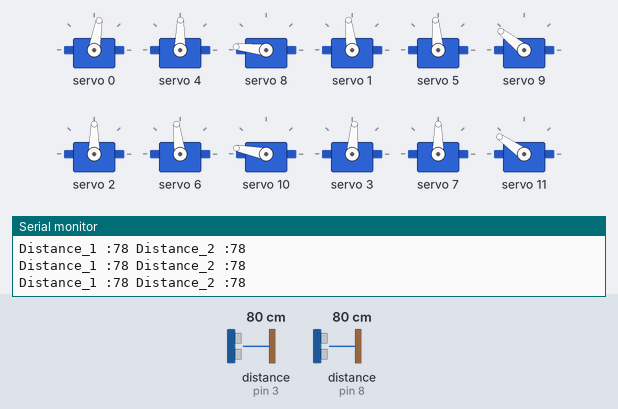
Bench run of a sketch on a simulated Arduino Uno, built with avr-gcc and run on an emulated ATmega328P. On the bench: 12 × servo, the last lines printed to the serial monitor. Wiring (inferred from the names in the program): 2 × ultrasonic range finder: trigger pin 2, echo pin 3 / trigger pin 9, echo pin 8. The test bench sets the inputs (shaded band); at power-on: distance to the obstacle (sensors on pin 8, pin 3) 80 cm. The echo pulse lasts 58.3 µs per cm.

Above: at 7.2 s.
7.3 s: distance to the obstacle (sensor on pin 8) set to 55 cm
10.3 s: distance to the obstacle (sensor on pin 8) set to 48 cm
At 11.0 s:
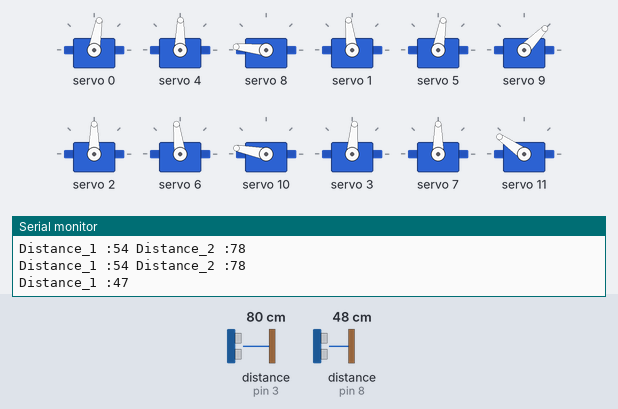
Timing chart, 0 to 16.9 s (numbered marks = the images above; inputs shaded):
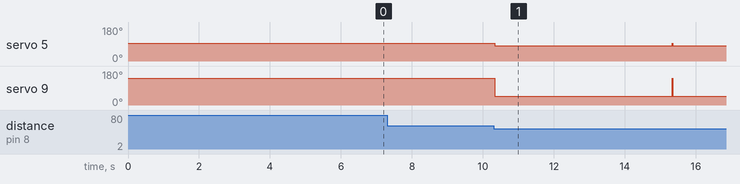

The sketch:

Task_2.ino
```cpp
#include <Adafruit_PWMServoDriver.h>
#include <Wire.h>

Adafruit_PWMServoDriver Ada = Adafruit_PWMServoDriver();

//Ultrasonic1
#define echo_1 8 //Left white
#define trig_1 9 //Left purple
//ultrasonic2
#define echo_2 3 //Right brown
#define trig_2 2 //Right white

#define servoMAX 600
#define servoMIN 150

// Constrains
const int maxdist = 200;
const int mindist = 5;
//distance initiate
int distance_1, duration_1, distance_2, duration_2;
unsigned long previousMillis = 0;

void nonBlockingDelay(int interval) {
  unsigned long currentMillis = millis();
  if (currentMillis - previousMillis >= interval) {
    // Reset the timer
    previousMillis = currentMillis;
  }
}

void setPos(int servo,int angle) {
    // Map angle to pulse width (0,180) --> (150,600)
    int pulseWidth = map(angle, 0, 180, servoMIN, servoMAX);

    // Set the on and off times for the PCA9685
    Ada.setPWM(servo, 0, pulseWidth);
}

void stand_instantly() {
  setPos(0, 75);
  nonBlockingDelay(500);
  setPos(4, 84);
  nonBlockingDelay(500);
  setPos(8, 170);
  nonBlockingDelay(500);
  setPos(1, 92);
  nonBlockingDelay(500);
  setPos(5, 90);
  nonBlockingDelay(500);
  setPos(9, 137);
  nonBlockingDelay(500);
  setPos(2, 85);
  nonBlockingDelay(500);
  setPos(6, 92);
  nonBlockingDelay(500);
  setPos(10, 165);
  nonBlockingDelay(500);
  setPos(3, 80);
  nonBlockingDelay(500);
  setPos(7, 85);
  nonBlockingDelay(500);
  setPos(11, 140);
  nonBlockingDelay(500);
  Serial.println("Stand up: complete");
}

void usonic_transmit(int num) {
  switch(num){
    case 1:
      digitalWrite(trig_1, HIGH);
      delayMicroseconds(10);
      digitalWrite(trig_1, LOW);
      delayMicroseconds(2);
      break;
    case 2:
      digitalWrite(trig_2,HIGH);
      delayMicroseconds(10);
      digitalWrite(trig_2, LOW);
      delayMicroseconds(2);
      break;
  }
}


void readUltrasonic(int num){
  switch(num){
    case 1:
      duration_1 = pulseIn(echo_1, HIGH);
      distance_1 = (duration_1*0.034)/2;

      Serial.print("Distance_1 :");
      Serial.print(distance_1);
      Serial.print(" ");

      // return distance_1;
      break;
    case 2:
      duration_2 = pulseIn(echo_2, HIGH);
      distance_2 = (duration_2*0.034)/2;

      Serial.print("Distance_2 :");
      Serial.print(distance_2);
      Serial.print("\n");

      // return distance_2;
      break;

  }
}

void leg_extend(){
      if(distance_2 < 50 && distance_2 > 10){
        setPos(7,75);
        setPos(11,40);
        delay(5000);
        stand_instantly();
      }
      else if(distance_1 < 50 && distance_1 > 10){
        setPos(5,75);
        setPos(9,40);
        delay(5000);
        stand_instantly();
      }
}

void setup(){
  pinMode(trig_1, OUTPUT);
  pinMode(echo_1, INPUT);
  pinMode(trig_2, OUTPUT);
  pinMode(echo_2, INPUT);
  Serial.begin(9600);
  Ada.begin();
  Ada.setPWMFreq(60);
  stand_instantly();
  delay(6000);
}

void loop(){
  //ultrasonic_1
  usonic_transmit(1);
  readUltrasonic(1);
  leg_extend();
  //ultrasonic_2
  usonic_transmit(2);
  readUltrasonic(2);
  leg_extend();


  //delay(300);
}
```

Measured:
- the behaviour switches between 51 and 50 cm on distance to the obstacle (sensor on pin 8) (found by bisection; images 0 and 1)
- after the input at 10.3 s, servo 5: 95° → 80° at once; servo 9: 141° → 46° at once
